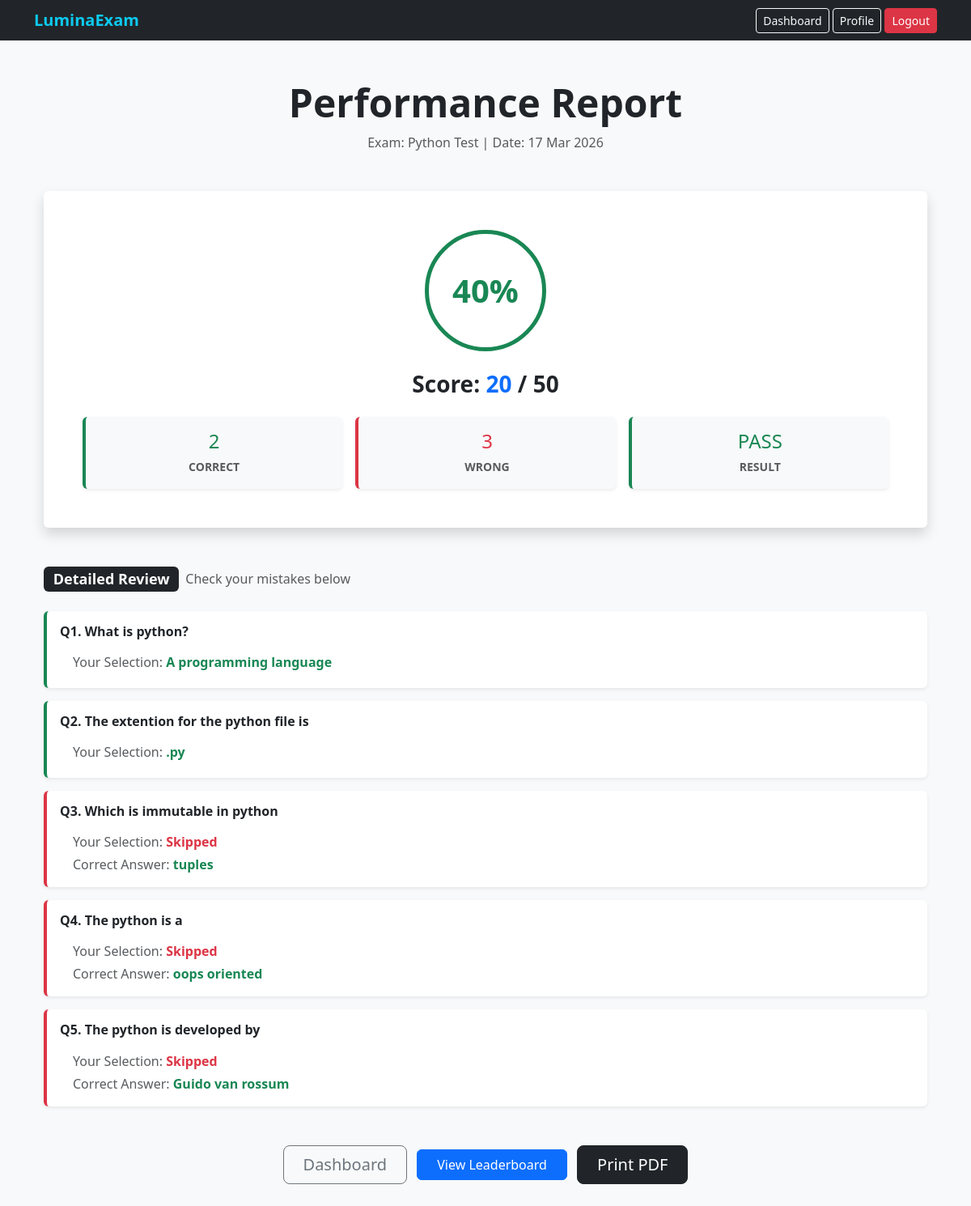
Page /result/1/ (signed in) on the committed database.
### exam/models.py (models this page shows, shortened)
class Exam(models.Model):
    title = models.CharField(max_length=200)
    created_by = models.ForeignKey(User, on_delete=models.CASCADE, null=True, blank=True)
    duration = models.IntegerField() # in minutes
    total_marks = models.IntegerField(default=0)
    passing_marks = models.IntegerField(default=40)

class Result(models.Model):
    user = models.ForeignKey(User, on_delete=models.CASCADE)
    exam = models.ForeignKey(Exam, on_delete=models.CASCADE)
    correct_answers = models.IntegerField(default=0)
    wrong_answers = models.IntegerField(default=0)
    total_questions = models.IntegerField()
    percentage = models.FloatField()
    status = models.CharField(max_length=10)
    score = models.IntegerField(default=0)
    submitted_at = models.DateTimeField(default=timezone.now)
    date = models.DateTimeField(auto_now_add=True)
    created_at = models.DateTimeField(auto_now_add=True)

class UserAnswer(models.Model):
    result = models.ForeignKey(Result, on_delete=models.CASCADE)
    question = models.ForeignKey(Question, on_delete=models.CASCADE)
    selected_option = models.IntegerField(null=True, blank=True)
    is_correct = models.BooleanField()

class Question(models.Model):
    exam = models.ForeignKey(Exam, on_delete=models.CASCADE)
    question_text = models.TextField()
    option1 = models.CharField(max_length=200)
    option2 = models.CharField(max_length=200)
    option3 = models.CharField(max_length=200)
    option4 = models.CharField(max_length=200)
    correct_option = models.IntegerField()

### exam/views.py (the view)
# urls.py: path('result/<int:exam_id>/', views.result_view, name='result'),
@login_required
def result_view(request, exam_id):
    result = Result.objects.filter(exam_id=exam_id, user=request.user).last()
    result = Result.objects.get(user=request.user, exam_id=exam_id)
    user_answers = UserAnswer.objects.filter(result=result)
    context = {
        'result': result,
        'exam': result.exam,
        'total': result.total_questions,
        'correct': result.correct_answers,
        'wrong': result.wrong_answers,
        'percentage': result.percentage,
        'passed': result.status == "Pass",
        'user_answers': user_answers
    }
    return render(request, 'exam/result.html', context)

### exam/templates/exam/result.html
{% extends 'exam/base.html' %}
{% block content %}
<div class="container mt-5">
    <div class="text-center mb-5">
        <h2 class="display-5 fw-bold text-dark">Performance Report</h2>
        <p class="text-muted">Exam: {{ exam.title }} | Date: {{ result.submitted_at|date:"d M Y" }}</p>
    </div>
    <div class="card shadow border-0 rounded-lg overflow-hidden mb-5">
        <div class="card-body p-5 text-center">
            <div class="mb-4">
                <div class="d-inline-flex align-items-center justify-content-center rounded-circle border border-5 {% if passed %}border-success{% else %}border-danger{% endif %}" style="width: 150px; height: 150px;">
                    <h1 class="fw-bold mb-0 {% if passed %}text-success{% else %}text-danger{% endif %}">{{ percentage|floatformat:0 }}%</h1>
                </div>
            </div>
            <h3 class="fw-bold mb-4">
                 Score: <span class="text-primary">{{ result.score }}</span> / {{ exam.total_marks }}
            </h3>
            <div class="row g-3">
                <div class="col-md-4">
                    <div class="p-3 bg-light rounded shadow-sm border-start border-success border-4">
                        <h4 class="text-success mb-1">{{ result.correct_answers }}</h4>
                        <span class="text-muted small fw-bold">CORRECT</span>
                    </div>
                </div>
                <div class="col-md-4">
                    <div class="p-3 bg-light rounded shadow-sm border-start border-danger border-4">
                        <h4 class="text-danger mb-1">{{ result.wrong_answers }}</h4>
                        <span class="text-muted small fw-bold">WRONG</span>
                    </div>
                </div>
                <div class="col-md-4">
                    <div class="p-3 bg-light rounded shadow-sm border-start {% if passed %}border-success{% else %}border-warning{% endif %} border-4">
                        <h4 class="{% if passed %}text-success{% else %}text-warning{% endif %} mb-1">{{ result.status|upper }}</h4>
                        <span class="text-muted small fw-bold">RESULT</span>
                    </div>
                </div>
            </div>
        </div>
    </div>
    <h4 class="mb-4 d-flex align-items-center">
        <span class="badge bg-dark me-2">Detailed Review</span>
        <small class="text-muted h6 mb-0">Check your mistakes below</small>
    </h4>
    {% for ans in user_answers %}
    <div class="card shadow-sm mb-3 border-0 border-start border-4 {% if ans.is_correct %}border-success{% else %}border-danger{% endif %}">
        <div class="card-body">
            <h6 class="fw-bold">Q{{ forloop.counter }}. {{ ans.question.question_text }}</h6>
            <div class="ps-3 mt-3">
                <p class="mb-1">
                    <span class="text-muted">Your Selection:</span>
                    <span class="fw-bold {% if ans.is_correct %}text-success{% else %}text-danger{% endif %}">
                        {% if ans.selected_option == 1 %}{{ ans.question.option1 }}
                        {% elif ans.selected_option == 2 %}{{ ans.question.option2 }}
                        {% elif ans.selected_option == 3 %}{{ ans.question.option3 }}
                        {% elif ans.selected_option == 4 %}{{ ans.question.option4 }}
                        {% else %}Skipped{% endif %}
                    </span>
                </p>
                {% if not ans.is_correct %}
                <p class="mb-0">
                    <span class="text-muted">Correct Answer:</span>
                    <span class="text-success fw-bold">
                        {% if ans.question.correct_option == 1 %}{{ ans.question.option1 }}
                        {% elif ans.question.correct_option == 2 %}{{ ans.question.option2 }}
                        {% elif ans.question.correct_option == 3 %}{{ ans.question.option3 }}
                        {% elif ans.question.correct_option == 4 %}{{ ans.question.option4 }}{% endif %}
                    </span>
                </p>
                {% endif %}
            </div>
        </div>
    </div>
    {% endfor %}
    <div class="text-center mt-5 mb-5 d-print-none">
        <a href="{% url 'dashboard' %}" class="btn btn-outline-secondary btn-lg px-4 me-2">Dashboard</a>
        <a href="{% url 'leaderboard' result.exam.id %}" class="btn btn-primary btn-1g px-4">View Leaderboard</a>
        <button onclick="window.print()" class="btn btn-dark btn-lg px-4 ms-2">Print PDF</button>
    </div>
</div>
{% endblock %}

### exam/templates/exam/base.html (shortened to what this page needs)
<!DOCTYPE html>
<html>
<head>
    <link href="https://cdn.jsdelivr.net/npm/bootstrap@5.3.2/dist/css/bootstrap.min.css" rel="stylesheet">
</head>
<body class="bg-light">
<nav class="navbar navbar-dark bg-dark">
    <div class="container">
        <span class="navbar-brand mb-0 h1 fw-bold text-info">LuminaExam </span>
        <div>
            <a href="{% url 'dashboard' %}" class="btn btn-outline-light btn-sm">Dashboard</a>
            <a href="{% url 'profile' %}" class="btn btn-outline-light btn-sm">Profile</a>
            <form action="{% url 'logout' %}" method="post" style="display:inline;">
                     <button type="submit" class="btn btn-danger btn-sm">Logout</button>
            </form>
        </div>
    </div>
</nav>
<div class="container mt-4">
    {% block content %}
    {% endblock %}
</div>
</body>
</html>

### rows in the picture
Exam: title "Python Test", total_marks "50"
Result: submitted_at "17 Mar 2026", percentage "40", score "20", correct_answers "2", wrong_answers "3", status "PASS"
UserAnswer: question.question_text "What is python?", question.option1 "A programming language"
UserAnswer: question.question_text "The extention for the python file is", question.option1 ".py"
UserAnswer: question.question_text "Which is immutable in python", shows "Skipped", question.option2 "tuples"
UserAnswer: question.question_text "The python is a", shows "Skipped", question.option1 "oops oriented"
UserAnswer: question.question_text "The python is developed by", shows "Skipped", question.option1 "Guido van rossum"
